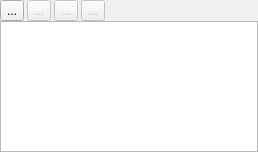
<?xml version="1.0" encoding="UTF-8"?>
<ui version="4.0">
 <class>IItemTreeWidget</class>
 <widget class="QWidget" name="IItemTreeWidget">
  <property name="geometry">
   <rect>
    <x>0</x>
    <y>0</y>
    <width>258</width>
    <height>152</height>
   </rect>
  </property>
  <property name="windowTitle">
   <string>Form</string>
  </property>
  <layout class="QVBoxLayout" name="verticalLayout" stretch="0,0">
   <property name="spacing">
    <number>0</number>
   </property>
   <property name="leftMargin">
    <number>0</number>
   </property>
   <property name="topMargin">
    <number>0</number>
   </property>
   <property name="rightMargin">
    <number>0</number>
   </property>
   <property name="bottomMargin">
    <number>0</number>
   </property>
   <item>
    <layout class="QHBoxLayout" name="horizontalLayout_3">
     <property name="spacing">
      <number>3</number>
     </property>
     <item>
      <widget class="QToolButton" name="toolFiles">
       <property name="toolTip">
        <string>Add map files to list</string>
       </property>
       <property name="text">
        <string>...</string>
       </property>
       <property name="icon">
        <iconset resource="../resources.qrc">
         <normaloff>:/icons/32x32/PathBlue.png</normaloff>:/icons/32x32/PathBlue.png</iconset>
       </property>
      </widget>
     </item>
     <item>
      <widget class="QToolButton" name="toolDelFile">
       <property name="enabled">
        <bool>false</bool>
       </property>
       <property name="toolTip">
        <string>Remove selected file from the list.</string>
       </property>
       <property name="text">
        <string>...</string>
       </property>
       <property name="icon">
        <iconset resource="../resources.qrc">
         <normaloff>:/icons/32x32/DeleteOne.png</normaloff>:/icons/32x32/DeleteOne.png</iconset>
       </property>
      </widget>
     </item>
     <item>
      <widget class="QToolButton" name="toolDelFiles">
       <property name="enabled">
        <bool>false</bool>
       </property>
       <property name="toolTip">
        <string>Clear complete list of map files.</string>
       </property>
       <property name="text">
        <string>...</string>
       </property>
       <property name="icon">
        <iconset resource="../resources.qrc">
         <normaloff>:/icons/32x32/DeleteMultiple.png</normaloff>:/icons/32x32/DeleteMultiple.png</iconset>
       </property>
      </widget>
     </item>
     <item>
      <widget class="QToolButton" name="toolReloadFile">
       <property name="enabled">
        <bool>false</bool>
       </property>
       <property name="toolTip">
        <string>Reload the currently selected map.</string>
       </property>
       <property name="text">
        <string>...</string>
       </property>
       <property name="icon">
        <iconset resource="../resources.qrc">
         <normaloff>:/icons/32x32/Reload.png</normaloff>:/icons/32x32/Reload.png</iconset>
       </property>
      </widget>
     </item>
     <item>
      <spacer name="horizontalSpacer_3">
       <property name="orientation">
        <enum>Qt::Horizontal</enum>
       </property>
       <property name="sizeHint" stdset="0">
        <size>
         <width>40</width>
         <height>20</height>
        </size>
       </property>
      </spacer>
     </item>
    </layout>
   </item>
   <item>
    <widget class="QTreeWidget" name="treeFiles">
     <attribute name="headerVisible">
      <bool>false</bool>
     </attribute>
     <column>
      <property name="text">
       <string notr="true">1</string>
      </property>
     </column>
    </widget>
   </item>
  </layout>
 </widget>
 <resources>
  <include location="../resources.qrc"/>
 </resources>
 <connections/>
</ui>
